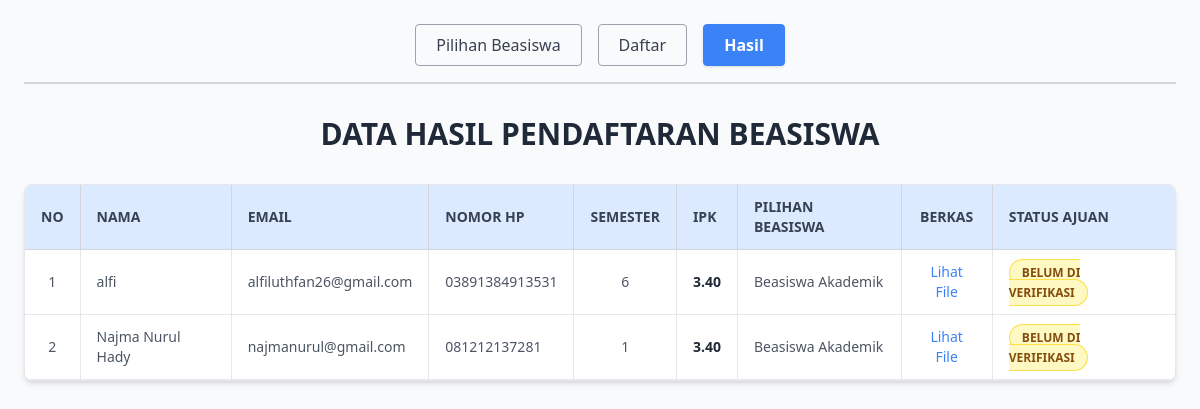
Screenshot of /hasil.php with the database file from the repository.
### tables this page shows
CREATE TABLE `pendaftaran` (
  `id` int(11) NOT NULL,
  `nama` varchar(100) NOT NULL,
  `email` varchar(100) NOT NULL,
  `no_hp` varchar(20) NOT NULL,
  `semester` int(11) NOT NULL,
  `ipk` decimal(3,2) NOT NULL,
  `pilihan_beasiswa` varchar(50) NOT NULL,
  `berkas` varchar(255) NOT NULL,
  `status_ajuan` varchar(50) NOT NULL
);

### hasil.php (the view, shortened to what this page needs)
<?php
include 'koneksi.php';
?>
<!DOCTYPE html>
<html lang="id">
<head>
    <script src="https://cdn.tailwindcss.com"></script>
</head>
<body class="bg-gray-50 font-sans text-gray-800 p-6">
    <div class="flex flex-wrap justify-center gap-4 border-b-2 border-gray-300 pb-4 mb-8">
        <a href="#" class="px-5 py-2 border border-gray-400 rounded text-gray-700 hover:bg-gray-200 transition">Pilihan Beasiswa</a>
        <a href="index.php" class="px-5 py-2 border border-gray-400 rounded text-gray-700 hover:bg-gray-200 transition">Daftar</a>
        <a href="hasil.php" class="px-5 py-2 border border-blue-500 bg-blue-500 text-white font-bold rounded shadow">Hasil</a>
    </div>
    <div class="max-w-6xl mx-auto">
        <h2 class="text-3xl font-bold text-center mb-8 text-gray-800">DATA HASIL PENDAFTARAN BEASISWA</h2>
        <div class="bg-white shadow-md rounded-lg overflow-x-auto border border-gray-200">
            <table class="min-w-full text-left border-collapse">
                <thead class="bg-blue-100 text-gray-700 border-b border-gray-300 uppercase text-sm">
                    <tr>
                        <th class="py-3 px-4 border-r border-gray-300">No</th>
                        <th class="py-3 px-4 border-r border-gray-300">Nama</th>
                        <th class="py-3 px-4 border-r border-gray-300">Email</th>
                        <th class="py-3 px-4 border-r border-gray-300">Nomor HP</th>
                        <th class="py-3 px-4 border-r border-gray-300">Semester</th>
                        <th class="py-3 px-4 border-r border-gray-300">IPK</th>
                        <th class="py-3 px-4 border-r border-gray-300">Pilihan Beasiswa</th>
                        <th class="py-3 px-4 border-r border-gray-300 text-center">Berkas</th>
                        <th class="py-3 px-4">Status Ajuan</th>
                    </tr>
                </thead>
                <tbody class="text-gray-600 text-sm font-medium">
                    <?php
                    $no = 1;
                    $data = mysqli_query($conn, "SELECT * FROM pendaftaran ORDER BY id DESC");
                    while($row = mysqli_fetch_array($data)) {
                    ?>
                    <tr class="border-b border-gray-200 hover:bg-gray-50 transition">
                        <td class="py-3 px-4 border-r border-gray-200 text-center"><?php echo $no++; ?></td>
                        <td class="py-3 px-4 border-r border-gray-200"><?php echo htmlspecialchars($row['nama']); ?></td>
                        <td class="py-3 px-4 border-r border-gray-200"><?php echo htmlspecialchars($row['email']); ?></td>
                        <td class="py-3 px-4 border-r border-gray-200"><?php echo htmlspecialchars($row['no_hp']); ?></td>
                        <td class="py-3 px-4 border-r border-gray-200 text-center"><?php echo $row['semester']; ?></td>
                        <td class="py-3 px-4 border-r border-gray-200 font-bold text-gray-800 text-center"><?php echo $row['ipk']; ?></td>
                        <td class="py-3 px-4 border-r border-gray-200"><?php echo htmlspecialchars($row['pilihan_beasiswa']); ?></td>
                        <td class="py-3 px-4 border-r border-gray-200 text-center">
                            <a href="uploads/<?php echo $row['berkas']; ?>" target="_blank" class="text-blue-500 hover:text-blue-700 hover:underline">Lihat File</a>
                        </td>
                        <td class="py-3 px-4">
                            <span class="bg-yellow-100 text-yellow-800 px-3 py-1 rounded-full text-xs font-bold border border-yellow-300">
                                <?php echo strtoupper($row['status_ajuan']); ?>
                            </span>
                        </td>
                    </tr>
                    <?php } ?>
                </tbody>
            </table>
        </div>
    </div>
</body>
</html>

### rows the page displays
pendaftaran: nama "alfi", email "alfiluthfan26@gmail.com", no_hp "03891384913531", semester "6", ipk "3.40", pilihan_beasiswa "Beasiswa Akademik", status_ajuan "BELUM DI VERIFIKASI"
pendaftaran: nama "Najma Nurul Hady", email "najmanurul@gmail.com", no_hp "081212137281", semester "1", ipk "3.40", pilihan_beasiswa "Beasiswa Akademik", status_ajuan "BELUM DI VERIFIKASI"
